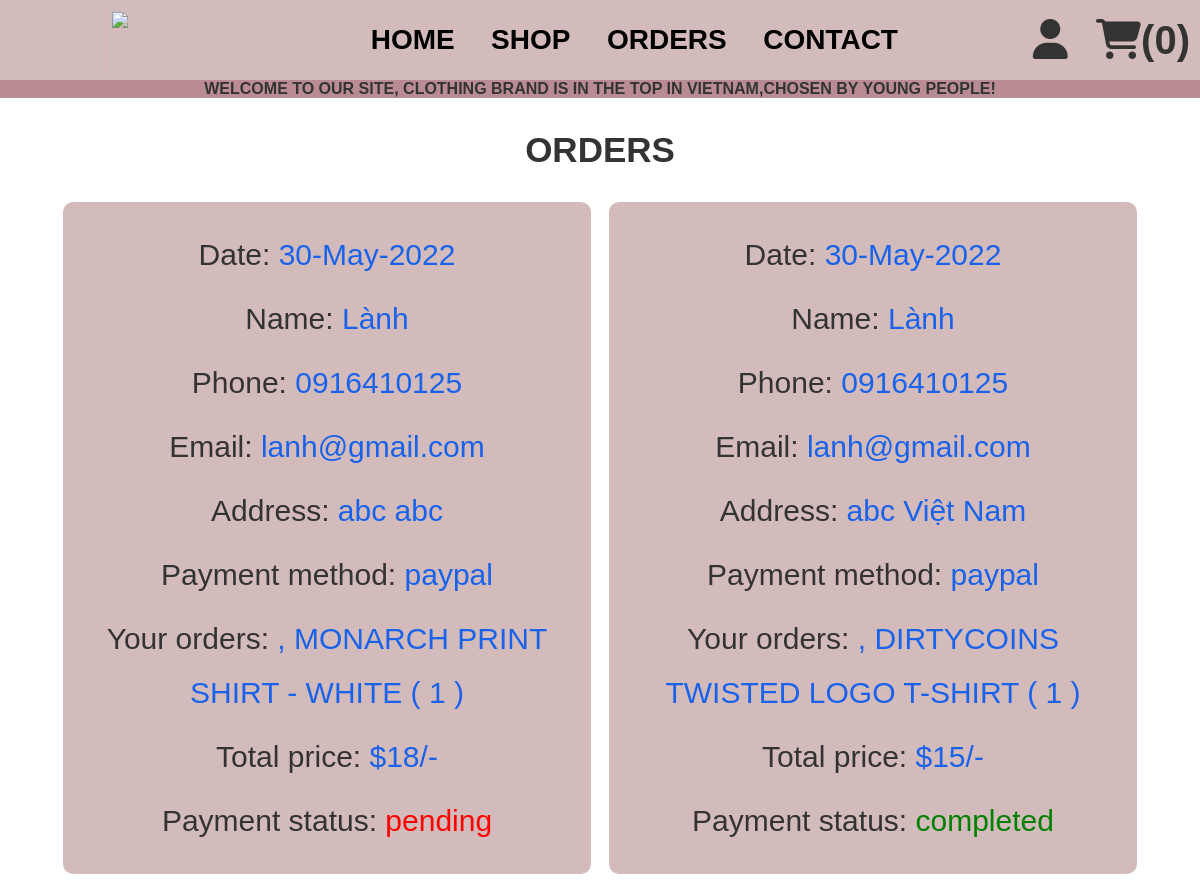
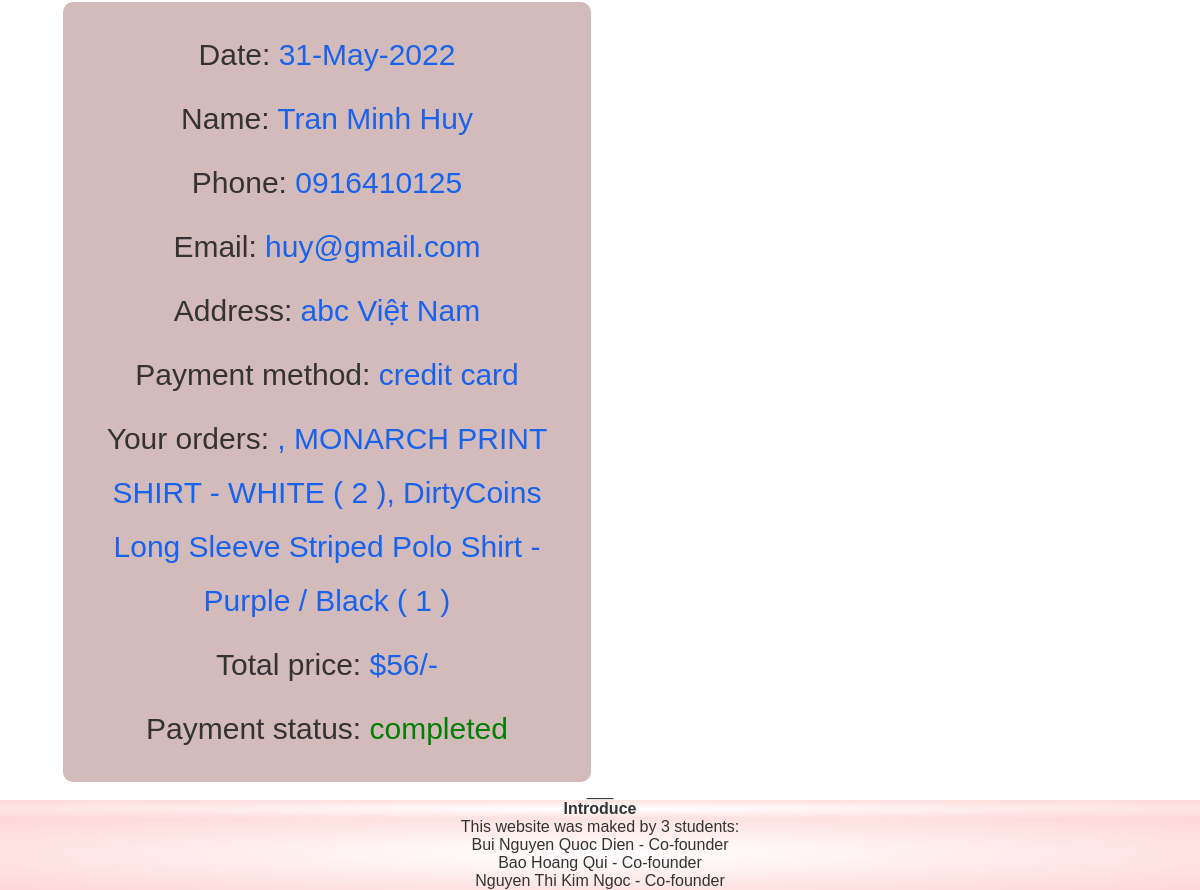
Page /source/orders.php (signed in) on the committed database (2 pictures, top to bottom).
### tables this page shows
CREATE TABLE `orders` (
  `id` int(100) NOT NULL,
  `user_id` int(100) NOT NULL,
  `name` varchar(100) NOT NULL,
  `number` varchar(20) NOT NULL,
  `email` varchar(100) NOT NULL,
  `method` varchar(100) NOT NULL,
  `address` varchar(700) NOT NULL,
  `total_products` varchar(1000) NOT NULL,
  `total_price` int(100) NOT NULL,
  `placed_on` varchar(100) NOT NULL,
  `payment_status` varchar(20) NOT NULL
);

### source/orders.php (the view, shortened to what this page needs)
<?php
@include 'config.php';
$user_id = $_SESSION['user_id'];
?>
<!DOCTYPE html>
<html lang="en">
<head>
   <link rel="stylesheet" href="https://cdnjs.cloudflare.com/ajax/libs/font-awesome/6.1.1/css/all.min.css">
   <link rel="stylesheet" href="css/style2.css">
</head>
<body>
<?php include 'header.php'; ?>
   <font>
      <marquee direction="left" style="background: #b98c93">
         <b>WELCOME TO OUR SITE, CLOTHING BRAND IS IN THE TOP IN VIETNAM,CHOSEN BY YOUNG PEOPLE!</b>
      </marquee>
   </font>
<section class="placed-orders">
   <h1 class="title">Orders</h1>
   <div class="box-container">
   <?php
      $select_orders = $conn->prepare("SELECT * FROM `orders` WHERE user_id = ?");
      $select_orders->execute([$user_id]);
      if($select_orders->rowCount() > 0){
         while($fetch_orders = $select_orders->fetch(PDO::FETCH_ASSOC)){
   ?>
   <div class="box">
      <p> Date: <span><?= $fetch_orders['placed_on']; ?></span> </p>
      <p> Name: <span><?= $fetch_orders['name']; ?></span> </p>
      <p> Phone: <span><?= $fetch_orders['number']; ?></span> </p>
      <p> Email: <span><?= $fetch_orders['email']; ?></span> </p>
      <p> Address: <span><?= $fetch_orders['address']; ?></span> </p>
      <p> Payment method: <span><?= $fetch_orders['method']; ?></span> </p>
      <p> Your orders: <span><?= $fetch_orders['total_products']; ?></span> </p>
      <p> Total price: <span>$<?= $fetch_orders['total_price']; ?>/-</span> </p>
      <p> Payment status: <span style="color:<?php if($fetch_orders['payment_status'] == 'pending'){ echo 'red'; }else{ echo 'green'; }; ?>"><?= $fetch_orders['payment_status']; ?></span> </p>
   </div>
   <?php
      }
   }else{
      echo '<p class="empty">No Orders!!</p>';
   }
   ?>
   </div>
</section>
<div>___</div>
<?php include 'footer.php'; ?>
</body>
</html>

### source/css/style2.css (style rules this page uses)
:root { --green:#27ae60; --orange:#f39c12; --red:#e74c3c; --black:#333; --light-color:#666; --white:#fff; --light-bg:#f6f6f6; --border:.2rem solid var(--black); --box-shadow:0 .5rem 1rem rgba(0,0,0,.1); }
* { margin:0; padding:0; box-sizing: border-box; outline: none; border:none; text-decoration: none; color:var(--black); }
.title { text-align: center; margin-bottom: 32px; margin-top:32px; text-transform: uppercase; color:var(--black); font-size: 35px; }
.placed-orders .box-container { display: grid; grid-template-columns: repeat(auto-fit, 33rem); gap:18px; align-items: flex-start; justify-content:center; }
.placed-orders .box-container .box { background-color: rgb(212, 187, 187); padding:32px; }
.placed-orders .box-container .box p { margin-bottom: 16px; line-height: 1.5; font-size: 30px; }
.placed-orders .box-container .box p span { color:rgb(25, 98, 235); }
.placed-orders .box-container .box { padding:16px 16px; border:2px; border-radius: 10px; }
.placed-orders .box-container .box p { margin:10px 0; line-height: 1.8; font-size: 30px; }

### source/css/user.css (style rules this page uses)
body { background-color: rgb(255, 255, 255); text-align: center; padding: 0; margin: 0; }
* { font-family: "Poppins", sans-serif; }

### rows in the picture
orders: placed_on "30-May-2022", name "Lành", number "0916410125", email "lanh@gmail.com", address "abc abc", method "paypal", total_products ", MONARCH PRINT SHIRT - WHITE ( 1 )", total_price "18", payment_status "pending"
orders: placed_on "30-May-2022", name "Lành", number "0916410125", email "lanh@gmail.com", address "abc Việt Nam", method "paypal", total_products ", DIRTYCOINS TWISTED LOGO T-SHIRT ( 1 )", total_price "15", payment_status "completed"
orders: placed_on "31-May-2022", name "Tran Minh Huy", number "0916410125", email "huy@gmail.com", address "abc Việt Nam", method "credit card", total_products ", MONARCH PRINT SHIRT - WHITE ( 2 ), DirtyCoins Long Sleeve Striped Polo Shirt - Purple / Black ( 1 )", total_price "56", payment_status "completed"

### other values in the picture
$count_cart_items->rowCount() "0"
